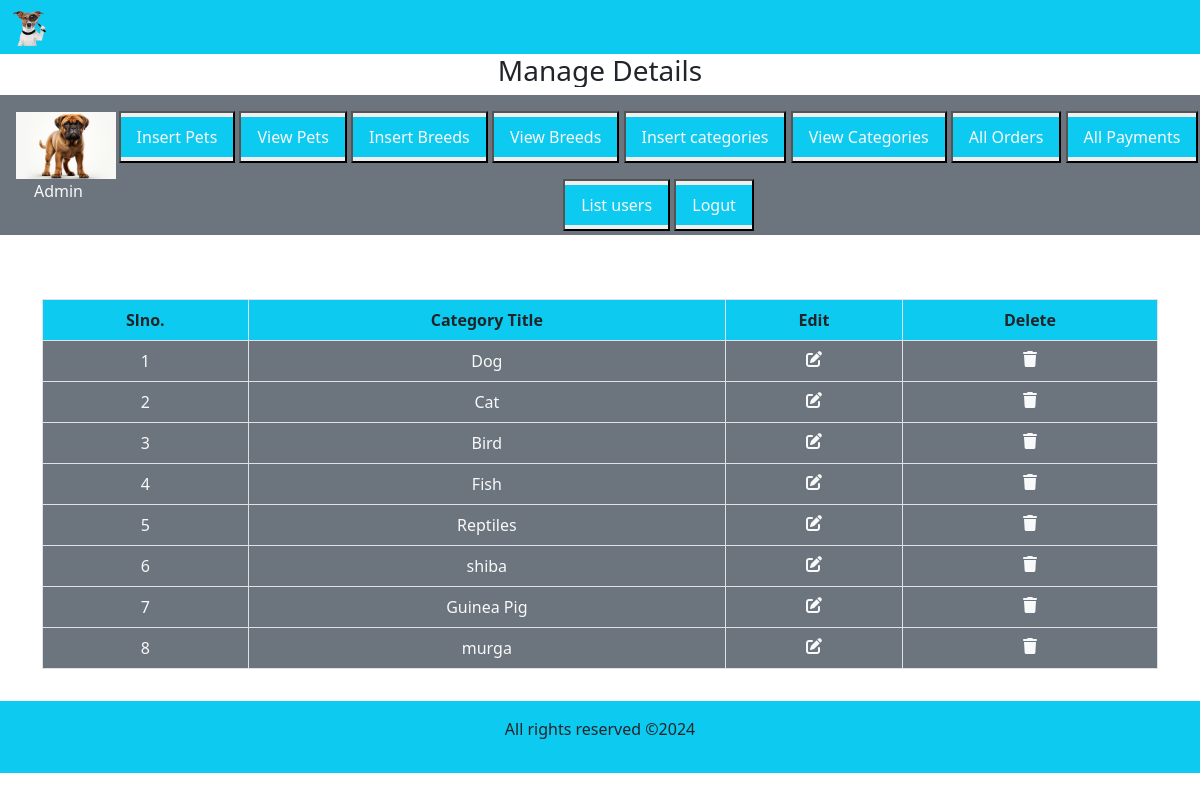
/admin_area/index.php?view_categories, run on an earlier commit of the app's database.
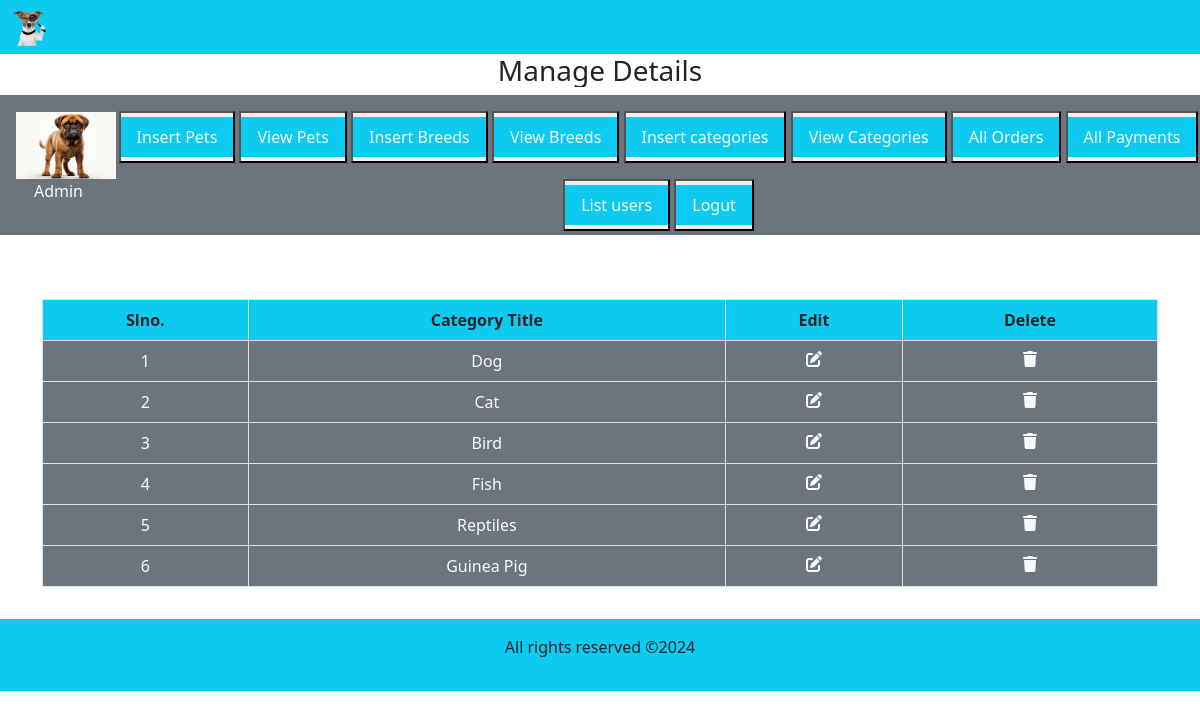
And on a later commit of the database.
### tables this page shows
CREATE TABLE `categories` (
  `category_id` int(11) NOT NULL,
  `category_title` varchar(100) NOT NULL
);

### admin_area/view_categories.php (the view, shortened to what this page needs)
<table class="table table-bordered mt-5">
    <thead class="bg-info ">
        <tr class="text-center">
            <th>Slno.</th>
            <th>Category Title</th>
            <th>Edit</th>
            <th>Delete</th>
        </tr>
    </thead>
    <tbody class="bg-secondary text-light">
        <?php
        $select_cat="select * from `categories`";
        $result=mysqli_query($con,$select_cat);
        $number=0;
        while($row=mysqli_fetch_assoc($result)){
            $category_id=$row['category_id'];
            $category_title=$row['category_title'];
            $number++;
        ?>
        <tr class="text-center">
            <td><?php echo $number ?></td>
            <td><?php echo $category_title ?></td>
            <td><a href='index.php?edit_category=<?php echo $category_id?>' class='text-light'> <i class='fa-solid fa-pen-to-square'></i></a></td>
            <td><a href='index.php?delete_category=<?php echo $category_id?>' class='text-light'> <i class='fa-solid fa-trash'></i></a></td></td>
        </tr>
        <?php
        }?>
    </tbody>
</table>

What changed in the data, as far as the page shows it:
removed categories: category_title "shiba"
removed categories: category_title "murga"
